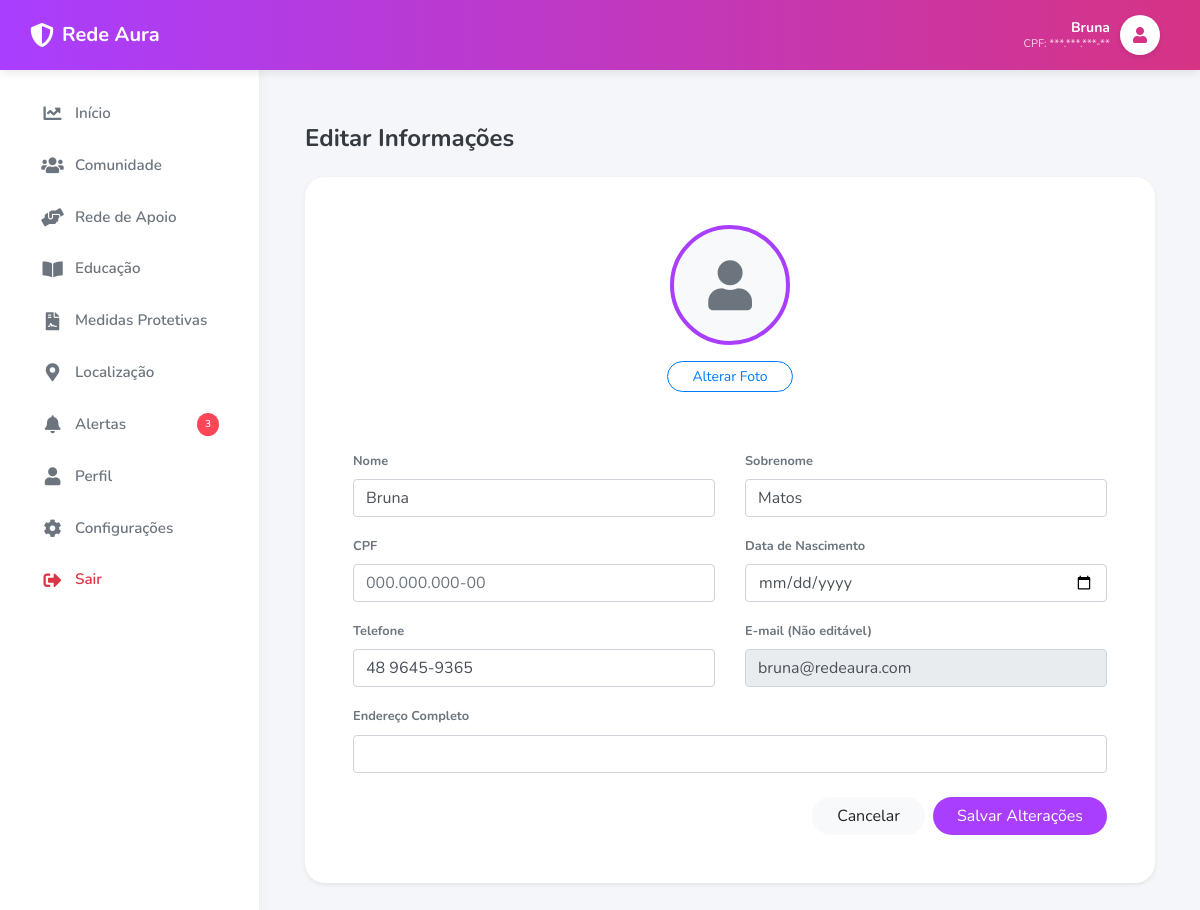
Page /aura/perfil/editar/ (signed in) on the committed database.
### usuarios/models.py (models this page shows, shortened)
class ModelUsuario(AbstractUser):
    email = models.EmailField('E-mail', unique=True) # pois vamos usar o e-mail como login
    fone = models.CharField('Telefone', max_length=15)
    is_staff = models.BooleanField('Membro da equipe', default=True)
    USERNAME_FIELD = 'email' # poderíamos definir qualquer outro campo como username
    REQUIRED_FIELDS = ['first_name', 'last_name', 'fone']
    objects = UsuarioManager() # com isso especificamos para o Django usar o nosso Manager e não o padrão.

### rede_aura/models.py (models this page shows, shortened)
class PlanoSeguranca(models.Model):
    usuario = models.OneToOneField(settings.AUTH_USER_MODEL, on_delete=models.CASCADE)
    mensagem_emergencia = models.TextField(
        default="Estou em perigo, por favor, ajude! Minha localização atual é..."
    )
    localizacao_automatica = models.BooleanField(default=False)
    modo_disfarcado = models.BooleanField(default=False)
    termo_aceito = models.BooleanField(default=False)
    data_aceite_termo = models.DateTimeField(null=True, blank=True)
    foto = models.ImageField(upload_to='perfis/', blank=True, null=True)
    cpf = models.CharField(max_length=14, blank=True, null=True)
    data_nascimento = models.DateField(blank=True, null=True)
    endereco = models.CharField(max_length=255, blank=True, null=True)

### rede_aura/views.py (the view)
# urls.py: path('perfil/editar/', views.editar_perfil, name='editar_perfil'),
@login_required
def editar_perfil(request):
    plano, created = PlanoSeguranca.objects.get_or_create(usuario=request.user)
    if request.method == 'POST':
        form = EditarPerfilForm(request.POST, request.FILES, instance=plano)
        if form.is_valid():
            plano = form.save()
            user = request.user
            user.first_name = form.cleaned_data['first_name']
            user.last_name = form.cleaned_data['last_name']
            user.email = form.cleaned_data['email']
            user.fone = form.cleaned_data['fone']
            if hasattr(user, "foto") and plano.foto:
                user.foto = plano.foto
            user.save()
            return redirect('perfil')
    else:
        initial_data = {
            'first_name': request.user.first_name,
            'last_name': request.user.last_name,
            'email': request.user.email,
            'fone': getattr(request.user, 'fone', ''),
        }
        form = EditarPerfilForm(instance=plano, initial=initial_data)
    return render(request, 'rede_aura/editar_perfil.html', {
        'form': form,
        'plano': plano,
    })

### rede_aura/forms.py
class EditarPerfilForm(forms.ModelForm):
    first_name = forms.CharField(label="Nome", widget=forms.TextInput(attrs={'class': 'form-control'}))
    last_name = forms.CharField(label="Sobrenome", widget=forms.TextInput(attrs={'class': 'form-control'}))
    email = forms.EmailField(label="E-mail", widget=forms.EmailInput(attrs={'class': 'form-control', 'readonly': 'readonly'}))
    fone = forms.CharField(label="Telefone", widget=forms.TextInput(attrs={'class': 'form-control'}))
    class Meta:
        model = PlanoSeguranca
        fields = ['cpf', 'data_nascimento', 'endereco', 'foto']
        widgets = {
            'cpf': forms.TextInput(attrs={'class': 'form-control', 'placeholder': '000.000.000-00'}),
            'data_nascimento': forms.DateInput(attrs={'class': 'form-control', 'type': 'date'}),
            'endereco': forms.TextInput(attrs={'class': 'form-control'}),
            'foto': forms.FileInput(attrs={'class': 'form-control-file'}),
        }

### djangotres/context_processors.py (called while the page is built)
def google_maps_api_key(request):
    return {
        "GOOGLE_MAPS_API_KEY": settings.GOOGLE_MAPS_API_KEY
    }

### templates/rede_aura/editar_perfil.html (shortened to what this page needs)
{% extends 'rede_aura/base_dashboard.html' %}
{% block aura_content %}
<div class="container mt-4">
    <h4 class="font-weight-bold mb-4 text-dark">Editar Informações</h4>
    <div class="card border-0 shadow-sm" style="border-radius: 20px;">
        <div class="card-body p-5">
            <form method="POST" enctype="multipart/form-data">
                <div class="text-center mb-5">
                    <div class="mx-auto mb-3 d-flex align-items-center justify-content-center rounded-circle bg-light overflow-hidden" style="width: 120px; height: 120px; border: 4px solid #a93eff;">
                        {% if form.instance.foto %}
                            <img src="{{ form.instance.foto.url }}" style="width: 100%; height: 100%; object-fit: cover;">
                        {% else %}
                            <i class="fas fa-user text-muted" style="font-size: 50px;"></i>
                        {% endif %}
                    </div>
                    <label class="btn btn-sm btn-outline-primary rounded-pill px-4">
                        Alterar Foto <input type="file" name="foto" hidden>
                    </label>
                </div>
                <div class="row">
                    <div class="col-md-6 mb-3">
                        <label class="small font-weight-bold text-muted">Nome</label>
                        {{ form.first_name }}
                    </div>
                    <div class="col-md-6 mb-3">
                        <label class="small font-weight-bold text-muted">Sobrenome</label>
                        {{ form.last_name }}
                    </div>
                </div>
                <div class="row">
                    <div class="col-md-6 mb-3">
                        <label class="small font-weight-bold text-muted">CPF</label>
                        {{ form.cpf }}
                    </div>
                    <div class="col-md-6 mb-3">
                        <label class="small font-weight-bold text-muted">Data de Nascimento</label>
                        {{ form.data_nascimento }}
                    </div>
                </div>
                <div class="row">
                    <div class="col-md-6 mb-3">
                        <label class="small font-weight-bold text-muted">Telefone</label>
                        {{ form.fone }}
                    </div>
                    <div class="col-md-6 mb-3">
                        <label class="small font-weight-bold text-muted">E-mail (Não editável)</label>
                        {{ form.email }}
                    </div>
                </div>
                <div class="mb-4">
                    <label class="small font-weight-bold text-muted">Endereço Completo</label>
                    {{ form.endereco }}
                </div>
                <div class="d-flex justify-content-end">
                    <a href="{% url 'perfil' %}" class="btn btn-light mr-2 rounded-pill px-4">Cancelar</a>
                    <button type="submit" class="btn btn-primary rounded-pill px-4" style="background: #a93eff; border: none;">Salvar Alterações</button>
                </div>
            </form>
        </div>
    </div>
</div>
{% endblock %}

### templates/rede_aura/base_dashboard.html (shortened to what this page needs)
<!DOCTYPE html>
<html lang="pt-br">
<head>
    <link rel="stylesheet" href="https://stackpath.bootstrapcdn.com/bootstrap/4.5.2/css/bootstrap.min.css">
    <link rel="stylesheet" href="https://cdnjs.cloudflare.com/ajax/libs/font-awesome/5.15.4/css/all.min.css">
</head>
<body>
    <div class="top-header">
        <div class="d-flex align-items-center">
            <i class="fas fa-shield-alt mr-2" style="font-size: 24px;"></i>
            <h5 class="m-0 font-weight-bold">Rede Aura</h5>
        </div>
        <a href="{% url 'perfil' %}" class="profile-link">
            <div class="user-info d-none d-md-block">
                <div class="user-name">{{ user.first_name|default:"Usuária" }}</div>
                <div class="user-cpf">CPF: {{ user.planoseguranca.cpf|default:"***.***.***-**" }}</div>
            </div>
            <div class="header-avatar">
                {% if user.planoseguranca.foto %}
                    <img src="{{ user.planoseguranca.foto.url }}" alt="Perfil">
                {% else %}
                    <i class="fas fa-user"></i>
                {% endif %}
            </div>
        </a>
    </div>
    <div class="sidebar">
        <nav class="nav flex-column h-100">
            <a class="nav-link {% if request.path == '/aura/feed/' %}active{% endif %}" href="{% url 'feed' %}">
                <i class="fas fa-chart-line"></i> Início
            </a>
            <a class="nav-link {% if request.path == '/aura/comunidade/' %}active{% endif %}" href="{% url 'comunidade' %}">
                <i class="fas fa-users"></i> Comunidade
            </a>
            <a class="nav-link {% if 'apoio' in request.path %}active{% endif %}" href="{% url 'apoio' %}">
                <i class="fas fa-hands-helping"></i> Rede de Apoio
            </a>
            <a class="nav-link {% if request.path == '/aura/educacao/' %}active{% endif %}" href="{% url 'educacao' %}">
                <i class="fas fa-book-open"></i> Educação
            </a>
            <a class="nav-link {% if request.path == '/aura/medidas/' %}active{% endif %}" href="{% url 'medidas' %}">
                <i class="fas fa-file-contract"></i> Medidas Protetivas
            </a>
            <a class="nav-link {% if request.path == '/aura/mapa/' %}active{% endif %}" href="{% url 'mapa' %}">
                <i class="fas fa-map-marker-alt"></i> Localização
            </a>
            <a class="nav-link {% if request.path == '/aura/alertas/' %}active{% endif %}" href="{% url 'alertas' %}">
                <i class="fas fa-bell"></i> Alertas <span class="badge-notification">3</span>
            </a>
            <a class="nav-link {% if request.path == '/aura/perfil/' %}active{% endif %}" href="{% url 'perfil' %}">
                <i class="fas fa-user"></i> Perfil
            </a>
            <a class="nav-link" href="{% url 'perfil' %}">
                <i class="fas fa-cog"></i> Configurações
            </a>
            <a class="nav-link text-danger" href="#" onclick="event.preventDefault(); document.getElementById('logout-form').submit();">
                <i class="fas fa-sign-out-alt"></i> Sair
            </a>
        </nav>
    </div>
    <div class="main-content">
        {% block aura_content %}{% endblock %}
    </div>
</body>
</html>

### templates/rede_aura/base_dashboard.html (style rules this page uses)
body { font-family: 'Nunito', sans-serif; background-color: #F5F6FA; overflow-x: hidden; margin: 0; }
.top-header { background: linear-gradient(90deg, #a93eff, #d63384); height: 70px; display: flex; align-items: center; justify-content: space-between; padding: 0 30px; color: white; position: fixed; top: 0; left: 0; width: 100%; z-index: 1030; box-shadow: 0 2px 10px rgba(0, 0, 0, 0.1); }
.sidebar { width: 260px; background: white; position: fixed; top: 70px; bottom: 0; left: 0; border-right: 1px solid #eee; box-shadow: 2px 0 10px rgba(0,0,0,0.03); padding: 20px; z-index: 1020; display: flex; flex-direction: column; overflow-y: auto; }
.nav-link { color: #6c757d; padding: 12px 20px; border-radius: 12px; margin-bottom: 5px; font-weight: 600; display: flex; align-items: center; transition: 0.2s; font-size: 0.95rem; }
.nav-link i { width: 25px; font-size: 18px; margin-right: 10px; text-align: center; }
.badge-notification { background-color: #ff4757; color: white; font-size: 10px; padding: 4px 8px; border-radius: 50%; margin-left: auto; }
.main-content { margin-left: 260px; margin-top: 70px; padding: 30px; min-height: calc(100vh - 70px); }
.profile-link { display: flex; align-items: center; text-decoration: none; color: white; padding: 5px 10px; border-radius: 30px; transition: 0.3s; cursor: pointer; }
.user-info { text-align: right; line-height: 1.2; margin-right: 10px; }
.user-name { font-weight: 700; font-size: 14px; }
.user-cpf { font-size: 11px; opacity: 0.8; }
.header-avatar { width: 40px; height: 40px; border-radius: 50%; overflow: hidden; background: white; display: flex; align-items: center; justify-content: center; color: #d63384; font-weight: bold; box-shadow: 0 2px 5px rgba(0,0,0,0.1); }

### rows in the picture
ModelUsuario: first_name "Bruna", planoseguranca.cpf "***.***.***-**", last_name "Matos", fone "48 9645-9365", email "bruna@redeaura.com"
